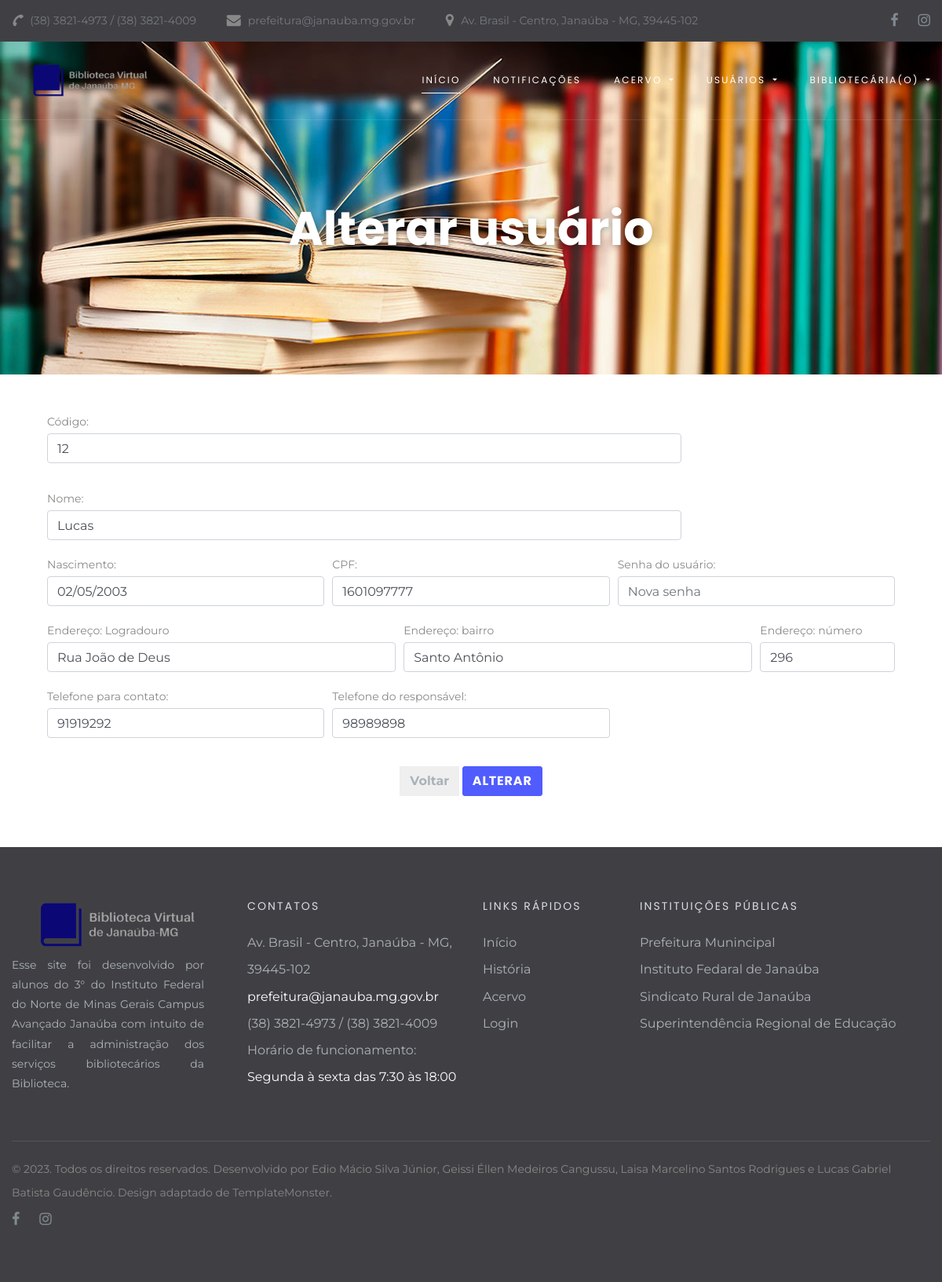
The page /alterar-usuario.php?id_codigo=1 (signed in) on the database its author committed.
### tables this page shows
CREATE TABLE IF NOT EXISTS `usuarios` (
  `id_codigo` int(11) NOT NULL,
  `identificacao` int(11) DEFAULT NULL,
  `nome` varchar(255) DEFAULT NULL,
  `nascimento` varchar(10) DEFAULT NULL,
  `cpf` varchar(14) DEFAULT NULL,
  `email` varchar(255) DEFAULT NULL,
  `fone_contato` varchar(255) DEFAULT NULL,
  `nome_responsavel` varchar(100) DEFAULT NULL,
  `contato_responsavel` varchar(50) DEFAULT NULL,
  `rua` varchar(255) DEFAULT NULL,
  `bairro` varchar(255) DEFAULT NULL,
  `numero` int(11) DEFAULT NULL,
  `complemento` varchar(255) DEFAULT NULL,
  `cep` varchar(20) DEFAULT NULL,
  `senha` char(32) DEFAULT NULL
);

### alterar-usuario.php (the view, shortened to what this page needs)
<!DOCTYPE html>
<?php
$con = conecta_mysql();
?>
<html class="wide wow-animation" lang="pt-BR">
<head>
  <link rel="stylesheet" href="css/bootstrap.css">
  <link rel="stylesheet" href="css/fonts.css">
  <link rel="stylesheet" href="css/style.css">
</head>
<body>
  <header class="section page-header">
    <div class="rd-navbar-wrap">
      <nav class="rd-navbar rd-navbar-classic" data-layout="rd-navbar-fixed" data-sm-layout="rd-navbar-fixed" data-md-layout="rd-navbar-fixed" data-md-device-layout="rd-navbar-fixed" data-lg-layout="rd-navbar-static" data-lg-device-layout="rd-navbar-static" data-xl-layout="rd-navbar-static" data-xl-device-layout="rd-navbar-static" data-lg-stick-up-offset="46px" data-xl-stick-up-offset="46px" data-xxl-stick-up-offset="46px" data-lg-stick-up="true" data-xl-stick-up="true" data-xxl-stick-up="true">
        <div class="rd-navbar-aside-outer rd-navbar-collapse bg-gray-dark">
          <div class="rd-navbar-aside">
            <ul class="list-inline navbar-contact-list">
              <li>
                <div class="unit unit-spacing-xs align-items-center">
                  <div class="unit-left"><span class="icon text-middle fa-phone"></span></div>
                  <div class="unit-body"><a href="tel:#">(38) 3821-4973 / (38) 3821-4009</a></div>
                </div>
              </li>
              <li>
                <div class="unit unit-spacing-xs align-items-center">
                  <div class="unit-left"><span class="icon text-middle fa-envelope"></span></div>
                  <div class="unit-body"><a href="mailto:prefeitura@janauba.mg.gov.br">prefeitura@janauba.mg.gov.br</a></div>
                </div>
              </li>
              <li>
                <div class="unit unit-spacing-xs align-items-center">
                  <div class="unit-left"><span class="icon text-middle fa-map-marker"></span></div>
                  <div class="unit-body"><a href="https://www.google.com/maps/place/Biblioteca+P%C3%BAblica+de+Jana%C3%BAba+-+Av.+Brasil+-+Centro,+Jana%C3%BAba+-+MG,+39445-102/@-15.804361,-43.311421,16z/data=!4m5!3m4!1s0x753d06a3ffe8efd:0xc0e5f96351695d34!8m2!3d-15.8043459!4d-43.3113937?hl=pt-BR" target="_blank">Av. Brasil - Centro, Janaúba - MG, 39445-102</a></div>
                </div>
              </li>
            </ul>
            <ul class="social-links">
              <li><a class="icon icon-sm icon-circle icon-circle-md icon-bg-white fa-facebook" href="https://www.facebook.com/prefeituradejanauba"></a></li>
              <li><a class="icon icon-sm icon-circle icon-circle-md icon-bg-white fa-instagram" href="https://www.instagram.com/prefeituradejanauba/"></a></li>
            </ul>
          </div>
        </div>
        <div class="rd-navbar-main-outer">
          <div class="rd-navbar-main">
            <div class="rd-navbar-panel">
              <div class="rd-navbar-brand">
                <a class="brand" href="index.php"><img class="brand-logo" src="images/logo4.png" alt="" width="100px" height="50px"/></a>
              </div>
            </div>
            <div class="rd-navbar-main-element">
              <div class="rd-navbar-nav-wrap">
                <ul class="rd-navbar-nav">
                  <li class="rd-nav-item active"><a class="rd-nav-link" href="index.php">Início</a>
                  </li>
                  <li class="rd-nav-item"><a class="rd-nav-link" href="notificacoes.php">Notificações</a>
                    </li>
                  <li class="rd-nav-item">
                    <a class="rd-nav-link dropdown-toggle" href="#" id="navbarDropdownMenuLink" role="button" data-toggle="dropdown" aria-haspopup="true" aria-expanded="false">
                      Acervo
                    </a>
                  </li>
                  <li class="rd-nav-item">
                    <a class="rd-nav-link dropdown-toggle" href="#" id="navbarDropdownMenuLink" role="button" data-toggle="dropdown" aria-haspopup="true" aria-expanded="false">
                      Usuários
                    </a>
                  </li>
                  <li class="rd-nav-item">
                    <a class="rd-nav-link dropdown-toggle" href="#" id="navbarDropdownMenuLink" role="button" data-toggle="dropdown" aria-haspopup="true" aria-expanded="false">
                      Bibliotecária(o)
                    </a>
                  </li>
                </ul>
              </div>
            </div>
          </div>
        </div>
      </nav>
    </div>
  </header>
  <section class="section section-intro context-dark">
    <div class="intro-bg" style="background: url(images/alterar-usuario3.png) no-repeat;background-size:cover;background-position: top center;"></div>
    <div class="container">
      <div class="row justify-content-center">
        <div class="col-xl-8 text-center">
          <h1 class="font-weight-bold wow fadeInLeft">Alterar usuário</h1>
        </div>
      </div>
    </div>
  </section>
  <?php
  $id_codigo = $_GET["id_codigo"];
  $sql = "SELECT * FROM usuarios WHERE id_codigo='$id_codigo' LIMIT 1";
  $resultado = mysqli_query($con,$sql);
  if($resultado){
    $livros = array();
    while( $linha = mysqli_fetch_assoc($resultado) ){
      $livros[] = $linha;
    }
    foreach ($livros as $livro) {
      ?>
      <div class="container">
        <div  style="padding: 15px; margin: 30px;">
          <form action="" method="post">
            <div class="form-row">
              <div class="form-group col-12 col-sm-12 col-md-9 col-lg-9 col-xl-9">
                <label>Código:</label>
                <input type="text" name="identificacao" rows="1" class="form-control" value="<?php print "".$livro["identificacao"].""?>">
                <br>
                <label>Nome:</label>
                <input type="text" name="nome" rows="1" class="form-control" value="<?php print "".$livro["nome"].""?>">
              </div>
            </div>
            <div class="form-row">
              <div class="form-group col-12 col-sm-12 col-md-4 col-lg-4 col-xl-4">
                <label>Nascimento: </label>
                <input type="text" name="nascimento" rows="1" class="form-control" value="<?php print "".$livro["nascimento"].""?>">
              </div>
              <div class="form-group col-12 col-sm-12 col-md-4 col-lg-4 col-xl-4">
                <label>CPF: </label>
                <input type="text" name="cpf" rows="1" class="form-control" value="<?php print "".$livro["cpf"].""?>">
              </div>
              <div class="form-group col-12 col-sm-12 col-md-4 col-lg-4 col-xl-4">
                <label>Senha do usuário: </label>
                <input type="password" name="senha" rows="1" class="form-control" value="<?php ?>" placeholder="Nova senha">
              </div>
            </div>
            <div class="form-row">
              <div class="form-group col-12 col-sm-12 col-md-5 col-lg-5 col-xl-5">
                <label>Endereço: Logradouro </label>
                <input type="text" name="rua" rows="1" class="form-control" value="<?php print "".$livro["rua"].""?>">
              </div>
              <div class="form-group col-12 col-sm-12 col-md-5 col-lg-5 col-xl-5">
                <label>Endereço: bairro </label>
                <input type="text" name="bairro" rows="1" class="form-control" value="<?php print "".$livro["bairro"].""?>">
              </div>
              <div class="form-group col-12 col-sm-12 col-md-2 col-lg-2 col-xl-2">
                <label>Endereço: número </label>
                <input type="text" name="numero" rows="1" class="form-control" value="<?php print "".$livro["numero"].""?>">
              </div>
            </div>
            <div class="form-row">
              <div class="form-group col-12 col-sm-12 col-md-4 col-lg-4 col-xl-4">
                <label>Telefone para contato: </label>
                <input type="text" name="fone_contato" rows="1" class="form-control" value="<?php print "".$livro["fone_contato"].""?>">
              </div>
              <div class="form-group col-12 col-sm-12 col-md-4 col-lg-4 col-xl-4">
                <label>Telefone do responsável: </label>
                <input type="text" name="contato_responsavel" rows="1" class="form-control" value="<?php print "".$livro["contato_responsavel"].""?>">
              </div>
            </div>
            <center>
              <button type='button' class='btn btn-secondary'><a href='pesquisa-usuario.php'>Voltar</a></button>
              <input type="submit" class="btn btn-primary" style="margin: 20px 0px 20px 0px;" value="Alterar">
            </center>
          </form>
        </div>
      </div>
      <?php
    }
  }
  ?>
    <footer class="section footer-classic section-sm">
      <div class="container">
        <div class="row row-30">
          <div class="col-lg-3 wow fadeInLeft">
            <a class="brand" href="index.php"><img class="brand-logo" src="images/logo4.png" alt="" width="100" height="17"/></a>
            <p class="footer-classic-description offset-top-0 offset-right-25" style="text-align: justify;">Esse site foi desenvolvido por alunos do 3° do Instituto Federal do Norte de Minas Gerais Campus Avançado Janaúba com intuito de facilitar a administração dos serviços bibliotecários da Biblioteca.</p>
          </div>
          <div class="col-lg-3 col-sm-8 wow fadeInUp">
            <P class="footer-classic-title">Contatos</P>
            <div class="d-block offset-top-0">Av. Brasil - Centro, Janaúba - MG, 39445-102</div><a class="d-inline-block accent-link" href="mailto:prefeitura@janauba.mg.gov.br">prefeitura@janauba.mg.gov.br</a><a class="d-inline-block" href="tel:#">(38) 3821-4973 / (38) 3821-4009</a>
            <ul>
              <li>Horário de funcionamento:<span class="d-inline-block  text-white">Segunda à sexta das 7:30 às 18:00</span></li>
            </ul>
          </div>
          <div class="col-lg-2 col-sm-4 wow fadeInUp" data-wow-delay=".3s">
            <P class="footer-classic-title">Links rápidos</P>
            <ul class="footer-classic-nav-list">
              <li><a href="index.php">Início</a></li>
              <li><a href="index.php#historia">História</a></li>
              <li><a href="acervo-geral.php">Acervo</a></li>
              <li><a href="login.php">Login</a></li>
            </ul>
          </div>
          <div class="col-lg-4 wow fadeInLeft" data-wow-delay=".2s">
            <P class="footer-classic-title">Instituições Públicas</P>
            <ul class="footer-classic-nav-list">
              <li><a href="https://janauba.mg.gov.br/">Prefeitura Munincipal</a></li>
              <li><a href="https://www.ifnmg.edu.br/janauba">Instituto Fedaral de Janaúba</a></li>
              <li><a href="http://www.srjanauba.com.br/">Sindicato Rural de Janaúba</a></li>
              <li><a href="https://srejanauba.educacao.mg.gov.br/">Superintendência Regional de Educação</a></li>
            </ul>
          </div>
        </div>
      </div>
      <div class="container wow fadeInUp" data-wow-delay=".4s">
        <div class="footer-classic-aside">
          <p class="rights"><span>&copy;&nbsp;</span><span class="copyright-year"></span>. Todos os direitos reservados. Desenvolvido por Edio Mácio Silva Júnior, Geissi Éllen Medeiros Cangussu, Laisa Marcelino Santos Rodrigues e Lucas Gabriel Batista Gaudêncio. Design adaptado de <a href="https://www.templatemonster.com">TemplateMonster.</a></p>
          <ul class="social-links">
            <li><a class="fa fa-facebook" href="https://www.facebook.com/prefeituradejanauba"></a></li>
            <li><a class="fa fa-instagram" href="https://www.instagram.com/prefeituradejanauba/"></a></li>
          </ul>
        </div>
      </div>
    </footer>
</body>
</html>

### rows shown on the page
usuarios: identificacao "12", nome "Lucas", nascimento "02/05/2003", cpf "1601097777", rua "Rua João de Deus", bairro "Santo Antônio", numero "296", fone_contato "91919292", contato_responsavel "98989898"
